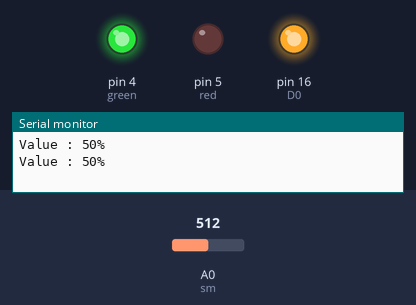
The sketch below on a simulated Arduino Uno, built with avr-gcc and run on an emulated ATmega328P. On the bench: output pins drawn as LEDs (lit = HIGH), the last lines printed to the serial monitor. The test bench sets the inputs (shaded band); at power-on: A0 (sm) = 512. Pins used as bus, display or sensor lines are not drawn.

Above: at 2.8 s.
2.9 s: A0 (sm) set to 370
7.2 s: A0 (sm) set to 340
At 10.9 s:
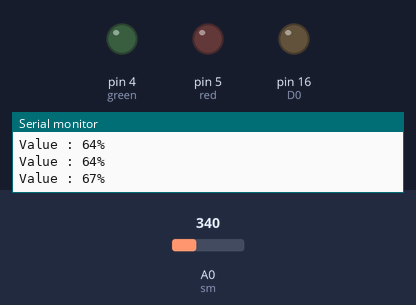
At 12.5 s:
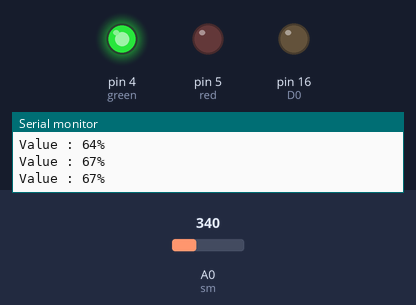
12.7 s: A0 (sm) set to 511
At 13.6 s:
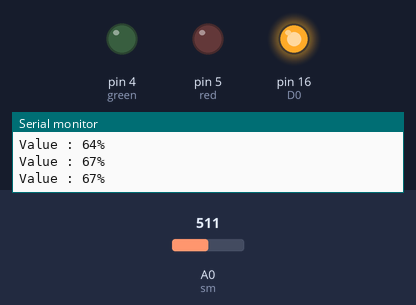
Timing chart, 0 to 22.2 s (numbered marks = the images above; inputs shaded):
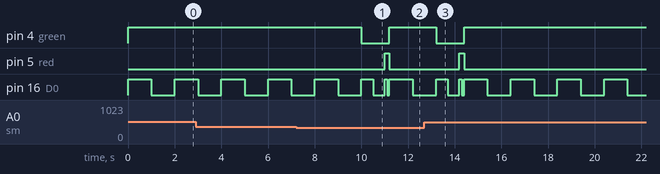

Measured:
- the behaviour switches between 359 and 358 on A0 (sm) (found by bisection; images 0 and 1)
- after the input at 7.2 s, pin 4 (green): HIGH → LOW after 2.8 s, → HIGH 1.2 s later; pin 5 (red): LOW → HIGH after 3.8 s, → LOW 0.20 s later
- after the input at 12.7 s, pin 4 (green): goes on until 14.4 s, then stays HIGH; pin 5 (red): goes on until 14.4 s, then stays LOW

The sketch:

Ex-cam.ino
```cpp
#define D0 16
#define buzzer D0

#define sm A0

int red = 5;
int green = 4;
int blue = 0;

void setup() {
  Serial.begin(9600);
  pinMode(buzzer, OUTPUT);
  pinMode(blue, OUTPUT);
  pinMode(green, OUTPUT);
  pinMode(red, OUTPUT);
}
void loop() {
  int A = analogRead(sm);
  int value = map(A, 0, 1023, 100, 0);
  Serial.print("Value : ");
  Serial.print(value);
  Serial.println("%");

  if(value < 69)  {
    Light_alert();
  }
  if(value < 69 and value > 65)  {
    Medium_alert();
  }
  if(value > 65)  {
    Heavy_warning();
  }

}

void Light_alert()  {
  digitalWrite(green, 1);
  digitalWrite(red, 0);
  digitalWrite(blue, 0);
  digitalWrite(buzzer, 1);
  delay(1000);
  digitalWrite(buzzer, 0);
  delay(1000);
}

void Medium_alert() {
  digitalWrite(blue, 1);
  digitalWrite(green, 0);
  digitalWrite(red, 0);
  digitalWrite(buzzer, 1);
  delay(500);
  digitalWrite(buzzer, 0);
  delay(500);
}

void Heavy_warning()  {
  digitalWrite(red, 1);
  digitalWrite(blue, 0);
  digitalWrite(green, 0);
  digitalWrite(buzzer, 1);
  delay(100);
  digitalWrite(buzzer, 0);
  delay(100);
}
```
